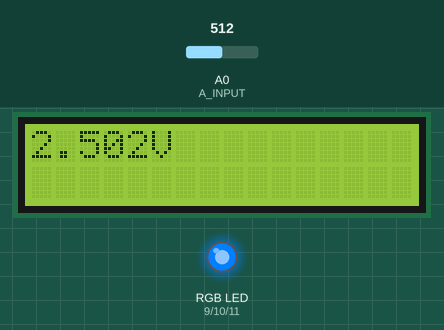
Simulated run of this sketch. Board: Arduino Uno, built with avr-gcc and run on an emulated ATmega328P. On the bench: 16×2 character LCD, an RGB LED mixed from three pins (HIGH = lit). The inputs (shaded band) are chosen by the test bench; at power-on: A0 (A_INPUT) = 512.

Above: at 1.2 s.
1.3 s: A0 (A_INPUT) set to 716
At 2.2 s:
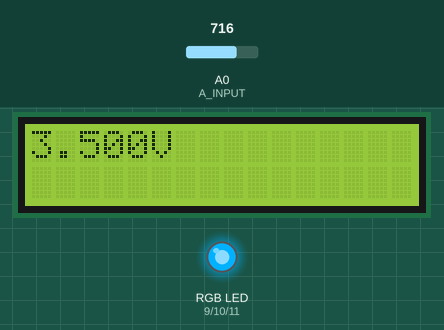
3.0 s: A0 (A_INPUT) set to 900
At 3.8 s:
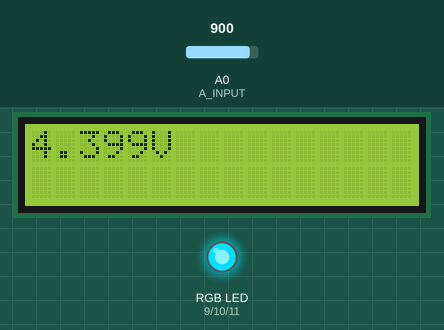
4.5 s: A0 (A_INPUT) set to 122
At 5.3 s:
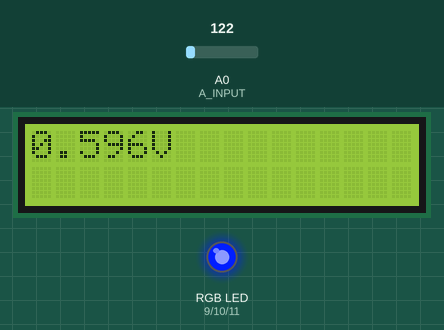
6.1 s: A0 (A_INPUT) set to 0
At 6.9 s:
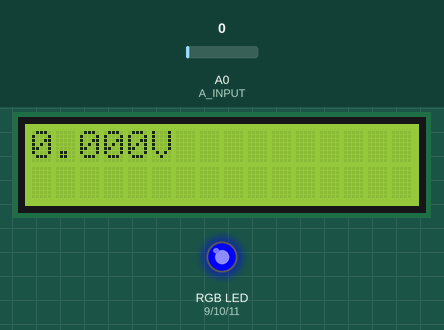
Timing chart, 0 to 8.6 s (numbered marks = the images above; inputs shaded):
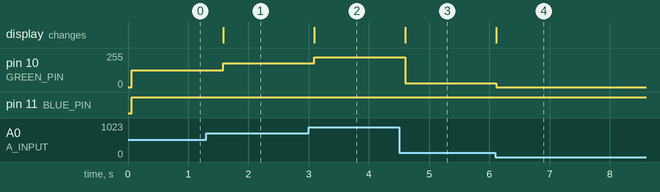

Measured:
- after the input at 1.3 s, pin 10 (GREEN_PIN): 127/255 → 177/255 after 0.28 s; the display: changes after 0.28 s (image 1)
- after the input at 3.0 s, pin 10 (GREEN_PIN): 177/255 → 223/255 after 0.09 s; the display: changes after 0.09 s (image 2)
- after the input at 4.5 s, pin 10 (GREEN_PIN): 223/255 → 30/255 after 0.10 s; the display: changes after 0.10 s (image 3)
- after the input at 6.1 s, pin 10 (GREEN_PIN): 30/255 → 0/255 at once; the display: changes at once (image 4)

The sketch:

rgbLcdVoltage.ino
```cpp
/** yotkaz
 *
 *  voltage on LCD (RGB: changing backlight)
 *  Arduino UNO + LCD 16x2 (RGB or not) */

#include <LiquidCrystal.h>

#define P_RS 8
#define P_ENABLE 7
#define P_D4 5
#define P_D5 4
#define P_D6 3
#define P_D7 2

#define A_INPUT A0

/* rgb only */
#define RED_PIN 9
#define GREEN_PIN 10
#define BLUE_PIN 11

const float   VOLTAGE_RANGE[] = {0.0, 5.0};
const int     LCD_SIZE[]      = {16, 2};
const int     START_COLUMN    = 0;
const int     START_ROW       = 0;
const int     AC_RANGE        = 1024;
const int     DECIMAL_PLACES  = 3;
const long    DELAY_TIME      = 500;

/* rgb only */
const bool    RGB                   = true;
const bool    INVERT_COLORS         = true;
const int     BRIGHTNESS            = 255;
const int     START_COLOR[]         = {255, 200, 20};

LiquidCrystal lcd(P_RS, P_ENABLE, P_D4, P_D5, P_D6, P_D7);

void setup() {
  lcd.begin(LCD_SIZE[0], LCD_SIZE[1]);
  if (RGB) {
    pinMode(RED_PIN, OUTPUT);
    pinMode(GREEN_PIN, OUTPUT);
    pinMode(BLUE_PIN, OUTPUT);
    setBacklight(START_COLOR[0], START_COLOR[1], START_COLOR[2]);
  }
}

void loop() {
  lcd.clear();
  int inputValue = analogRead(A_INPUT);
  float voltage = VOLTAGE_RANGE[0] + inputValue * (VOLTAGE_RANGE[1] / (AC_RANGE - 1.0));
  lcd.setCursor(START_COLUMN, START_ROW);
  if (RGB) {
    mapBacklight(voltage);
  }
  lcd.print(String(voltage, DECIMAL_PLACES) + "V");
  delay(DELAY_TIME);
}

/* green (low) to red (high) */
void mapBacklight(float voltage) {
  setBacklight(255, map(voltage * 100, VOLTAGE_RANGE[0] * 100, VOLTAGE_RANGE[1] * 100, 255, 0), 0);
}

/* rgb only */
void setBacklight(int r, int g, int b) {
  /* map to brightness */
  r = map(r, 0, 255, 0, BRIGHTNESS);
  g = map(g, 0, 255, 0, BRIGHTNESS);
  b = map(b, 0, 255, 0, BRIGHTNESS);

  /* invert colors*/
  if (INVERT_COLORS) {
    r = map(r, 0, 255, 255, 0);
    g = map(g, 0, 255, 255, 0);
    b = map(b, 0, 255, 255, 0);
  }

  analogWrite(RED_PIN, r);
  analogWrite(GREEN_PIN, g);
  analogWrite(BLUE_PIN, b);
}
```
